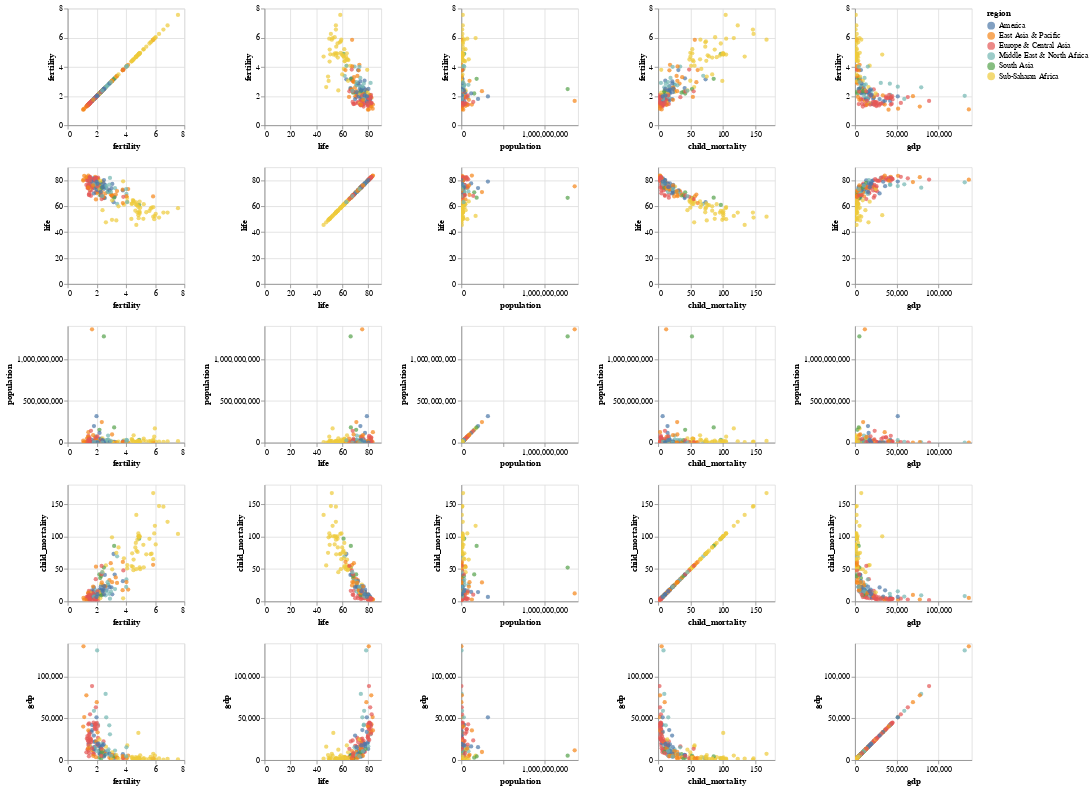

Notebook code cell kept with this figure:
### Code cell
#RELAtionship
gapminder_2013 = df[df['Year']==2013]

alt.Chart(gapminder_2013).mark_circle().encode(
    alt.X(alt.repeat("column"), type='quantitative'),
    alt.Y(alt.repeat("row"), type='quantitative'),
    color='region:N'
).properties(
    width=150,
    height=150
).repeat(
    row=['fertility','life','population','child_mortality','gdp'],
    column=['fertility','life','population','child_mortality','gdp']
).interactive()

### Figure 1 — Vega-Lite specification as saved in the notebook (floating-point values rounded to 4 significant figures; data arrays with more than 128 entries replaced by an {"elided": "..."} marker saying what was removed)
{"config": {"view": {"continuousWidth": 400, "continuousHeight": 300}}, "repeat": {"column": ["fertility", "life", "population", "child_mortality", "gdp"], "row": ["fertility", "life", "population", "child_mortality", "gdp"]}, "spec": {"data": {"name": "data-6e7a15873e308d98c76d144a4c66e7ce"}, "mark": "circle", "encoding": {"color": {"field": "region", "type": "nominal"}, "x": {"field": {"repeat": "column"}, "type": "quantitative"}, "y": {"field": {"repeat": "row"}, "type": "quantitative"}}, "height": 150, "selection": {"selector004": {"type": "interval", "bind": "scales", "encodings": ["x", "y"]}}, "width": 150}, "$schema": "https://vega.github.io/schema/vega-lite/v4.17.0.json", "datasets": {"data-6e7a15873e308d98c76d144a4c66e7ce": {"elided": "202 records"}}}
